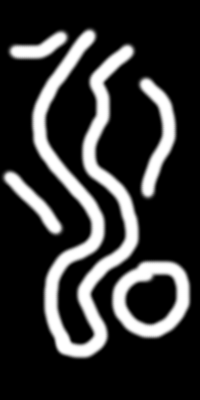
#> input picture shopabas/coridor.png, 200 x 400 px
$ python -i shopabas_old.py   (imports and definitions only)   (Python 2 division)   (older library calls are emulated)
#> lines starting #> are read from the running program, lines starting #| are printed output that depends on the picture
#> further down, picture is the input picture: shape (400, 200, 3); min 0, max 255, mean 51.6
__author__ = 'tomas'

import numpy as np
import matplotlib.pyplot as plt
import tools
import graph_tools as gt
import cv2
import skimage.morphology as skimor
import skimage.segmentation as skiseg
import skimage.measure as skimea
import skimage.io as skiio
import misc
import networkx as nx
import scipy.ndimage.morphology as scindimor
import scipy.ndimage.measurements as  scindimea
import scipy.ndimage.interpolation as scindiint
import pylab
import py3DSeedEditor

import ConfigParser


# [97 lines left out: functions load_parameters, make_neighborhood_matrix, create_graph, not called in this run]


def get_gradient_penalty(im, scale=1):
#> called with scale = 1
    im2 = cv2.resize(im, dsize=(0,0), fx=scale, fy=scale)

    grad_x = cv2.Sobel(im2, ddepth=cv2.CV_16S, dx=1, dy=0, ksize=3)
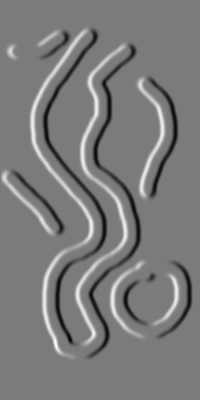
#> grad_x: shape (400, 200, 3) int16; min -528, max 558, mean 0; drawn with min black and max white
    grad_y = cv2.Sobel(im2, ddepth=cv2.CV_16S, dx=0, dy=1, ksize=3)
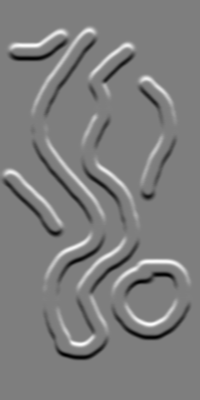
#> grad_y: shape (400, 200, 3) int16; min -487, max 492, mean 0; drawn with min black and max white
    abs_grad_x = cv2.convertScaleAbs(grad_x)
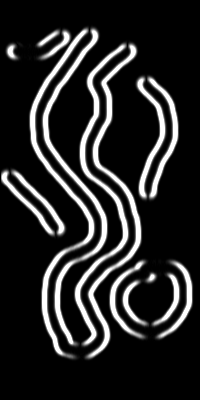
#> abs_grad_x: shape (400, 200, 3); min 0, max 255, mean 39.6
    abs_grad_y = cv2.convertScaleAbs(grad_y)
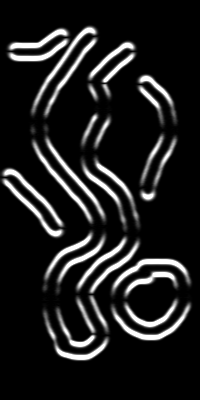
#> abs_grad_y: shape (400, 200, 3); min 0, max 255, mean 30.6
    dst = cv2.addWeighted(abs_grad_x, 0.5, abs_grad_y, 0.5, 0)
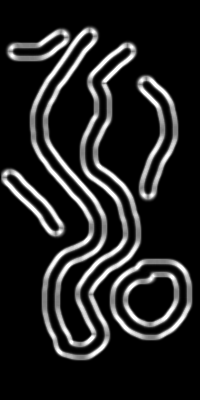
#> dst: shape (400, 200, 3); min 0, max 255, mean 35.1

    dst = dst.reshape(im.shape)

    n_pixels = im.shape[0] * im.shape[1]
#> n_pixels = 80000
#> (the run stopped early here; a loop or call above may not have finished)
